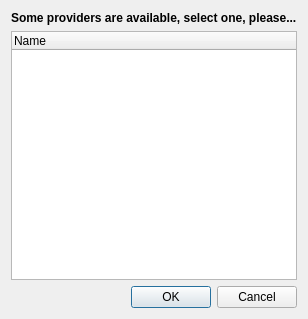
<?xml version="1.0" encoding="UTF-8"?>
<ui version="4.0">
 <class>PacmanProvidersDialog</class>
 <widget class="QDialog" name="PacmanProvidersDialog">
  <property name="geometry">
   <rect>
    <x>0</x>
    <y>0</y>
    <width>297</width>
    <height>319</height>
   </rect>
  </property>
  <property name="windowTitle">
   <string>Choose the provider</string>
  </property>
  <layout class="QHBoxLayout" name="horizontalLayout">
   <item>
    <layout class="QVBoxLayout" name="verticalLayout_2">
     <item>
      <widget class="QLabel" name="label">
       <property name="text">
        <string>&lt;html&gt;&lt;head/&gt;&lt;body&gt;&lt;p&gt;&lt;span style=&quot; font-weight:600;&quot;&gt;Some providers are available, select one, please...&lt;/span&gt;&lt;/p&gt;&lt;/body&gt;&lt;/html&gt;</string>
       </property>
      </widget>
     </item>
     <item>
      <layout class="QVBoxLayout" name="verticalLayout">
       <item>
        <widget class="QTreeWidget" name="packagesList">
         <property name="horizontalScrollBarPolicy">
          <enum>Qt::ScrollBarAsNeeded</enum>
         </property>
         <property name="rootIsDecorated">
          <bool>false</bool>
         </property>
         <property name="itemsExpandable">
          <bool>false</bool>
         </property>
         <property name="wordWrap">
          <bool>true</bool>
         </property>
         <property name="expandsOnDoubleClick">
          <bool>false</bool>
         </property>
         <attribute name="headerStretchLastSection">
          <bool>true</bool>
         </attribute>
         <column>
          <property name="text">
           <string>Name</string>
          </property>
         </column>
        </widget>
       </item>
       <item>
        <widget class="QDialogButtonBox" name="buttonBox">
         <property name="orientation">
          <enum>Qt::Horizontal</enum>
         </property>
         <property name="standardButtons">
          <set>QDialogButtonBox::Cancel|QDialogButtonBox::Ok</set>
         </property>
        </widget>
       </item>
      </layout>
     </item>
    </layout>
   </item>
  </layout>
 </widget>
 <resources/>
 <connections/>
</ui>
